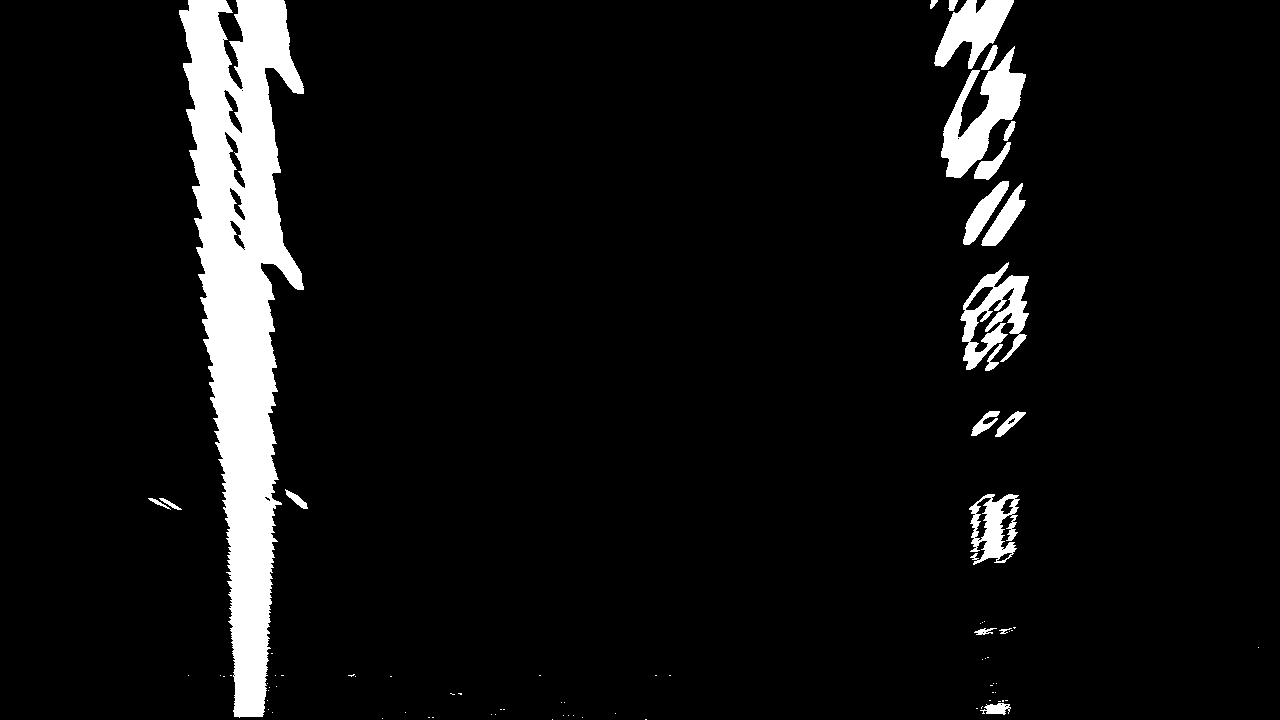
#> input picture out_binary_images/straight_lines1.jpg, 1280 x 720 px, found by its file name
$ python warper.py
#> lines starting #> are read from the running program, lines starting #| are printed output that depends on the picture
import cv2
import numpy as np
import matplotlib.pyplot as plt
import matplotlib.image as mpimg


# https://www.image-map.net/
def rotation_matrix(inv=False):
    # it is possible to cache it for efficiency
    src = np.float32([[210, 718], [601, 448], [680, 446], [1106, 718]])
    dst = np.float32([[250, 720], [250, 0], [1000, 0], [1000, 720]])
    if inv:
        return cv2.getPerspectiveTransform(dst, src)
    else:
        return cv2.getPerspectiveTransform(src, dst)


def warp(image, m):
    return cv2.warpPerspective(image, m, (image.shape[1], image.shape[0]))


def warp_and_sharpen(image, m):
    # sharpening image after warping
    return np.rint(warp(image, m)).astype(int)


if __name__ == '__main__':
    from thresholding import thresholded_binary_image
    src = np.float32([[210, 718], [601, 448], [680, 446], [1106, 718]])
    dst = np.float32([[250, 720], [250, 0], [1000, 0], [1000, 720]])
    img = mpimg.imread('./../test_images/straight_lines1.jpg')
#> img is the input picture: shape (720, 1280, 4) float32; mean R, G, B, A 0.0673, 0.0673, 0.0673, 1
    # gray = cv2.cvtColor(img, cv2.COLOR_RGB2GRAY)
    # thresholded_image = thresholded_binary_image(img)
    m = rotation_matrix()
    # warped_img = warp_and_convert_to_binary(thresholded_binary_image(img), m)
    warped_img = warp(img, m)
#> in warp, `return cv2.warpPerspective(image, m, (image.shape[1], image.shape[0]))`:
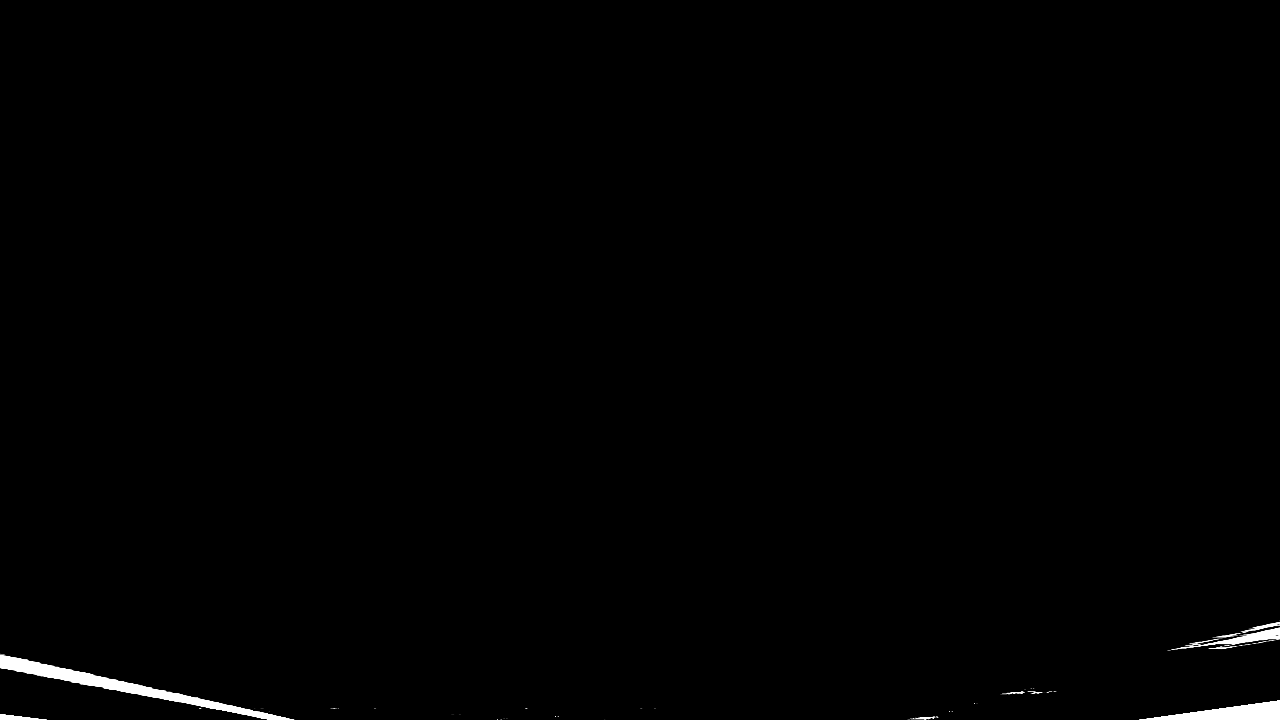
#> returned value: shape (720, 1280, 4) float32; mean of channels 0, 1, 2, 3 0.0041, 0.0041, 0.0041, 0.998; transparent parts drawn white
    cv2.polylines(img, np.int32([src]), True, [255, 0, 0], thickness=3)
    plt.imshow(img, cmap='gray')
    plt.show()
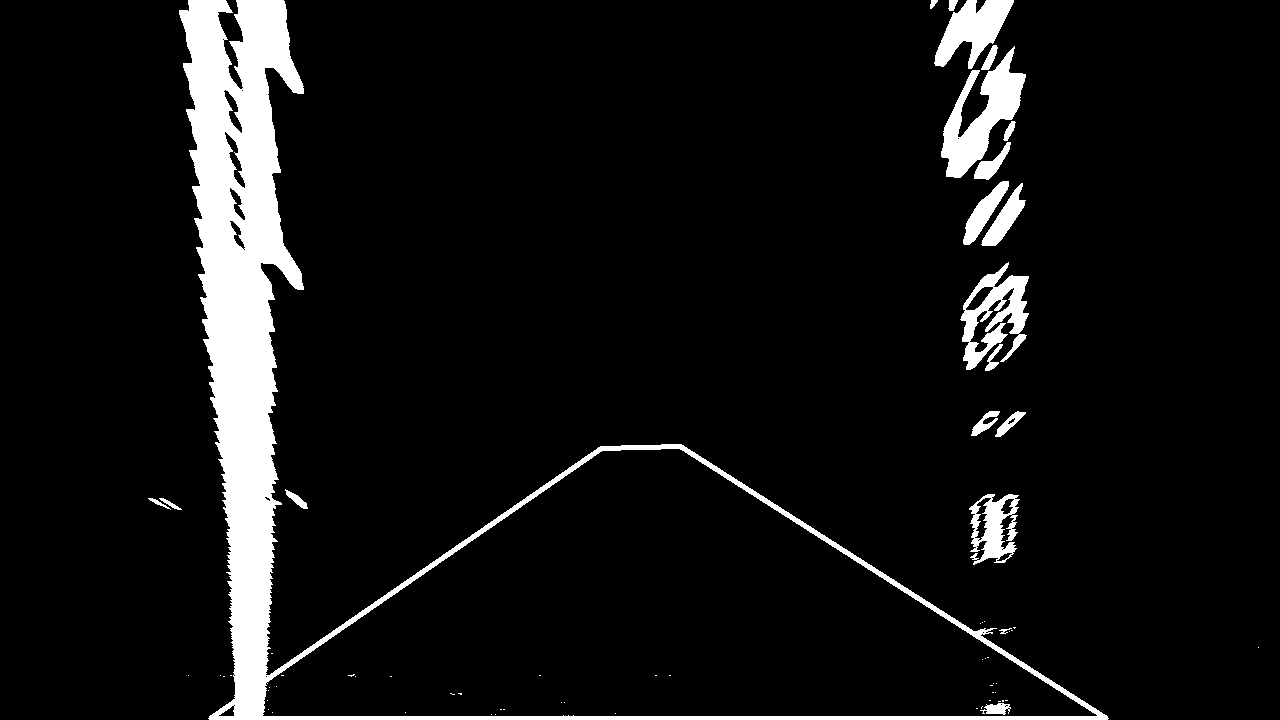
#> shown: shape (720, 1280, 4) float32; mean R, G, B, A 0.0767, 0.067, 0.067, 0.99; transparent parts drawn white
    cv2.polylines(warped_img, np.int32([dst]), True, [255, 0, 0], thickness=3)
    plt.imshow(warped_img, cmap='gray')
    plt.show()
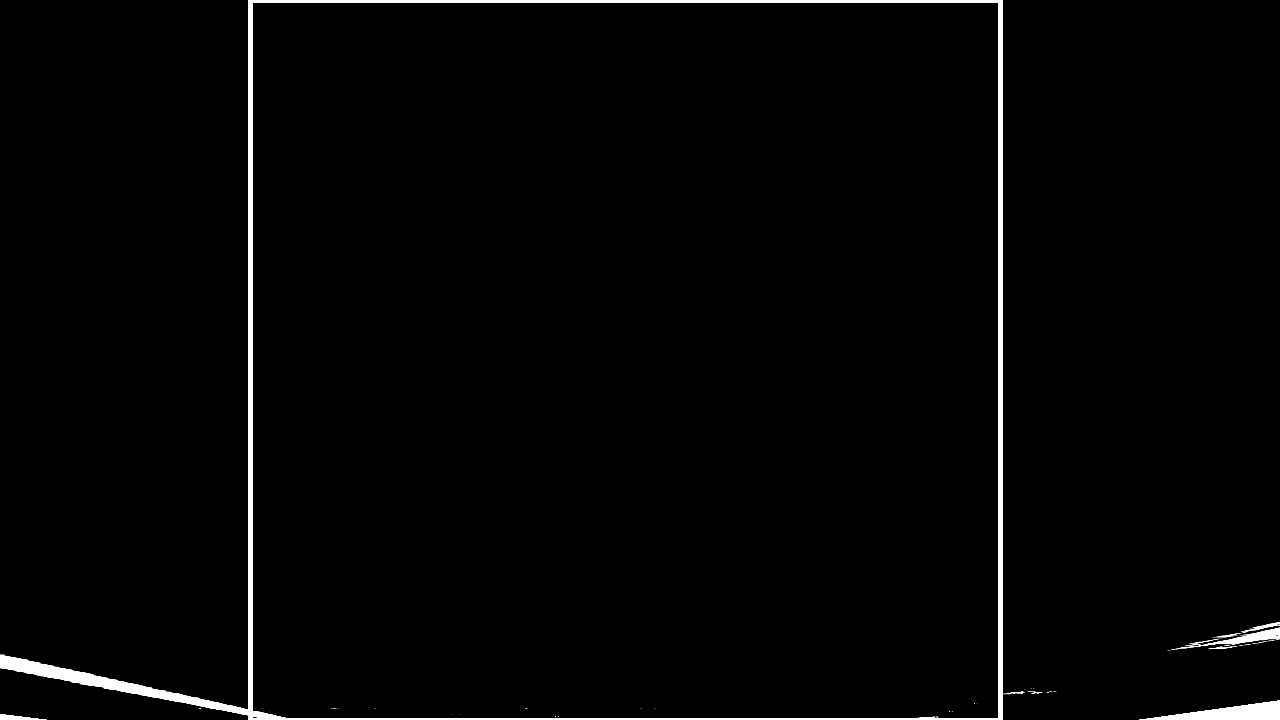
#> shown: shape (720, 1280, 4) float32; mean R, G, B, A 0.0158, 0.00397, 0.00397, 0.986; transparent parts drawn white

$ run again, with out_binary_images/test1.jpg copied over out_binary_images/straight_lines1.jpg
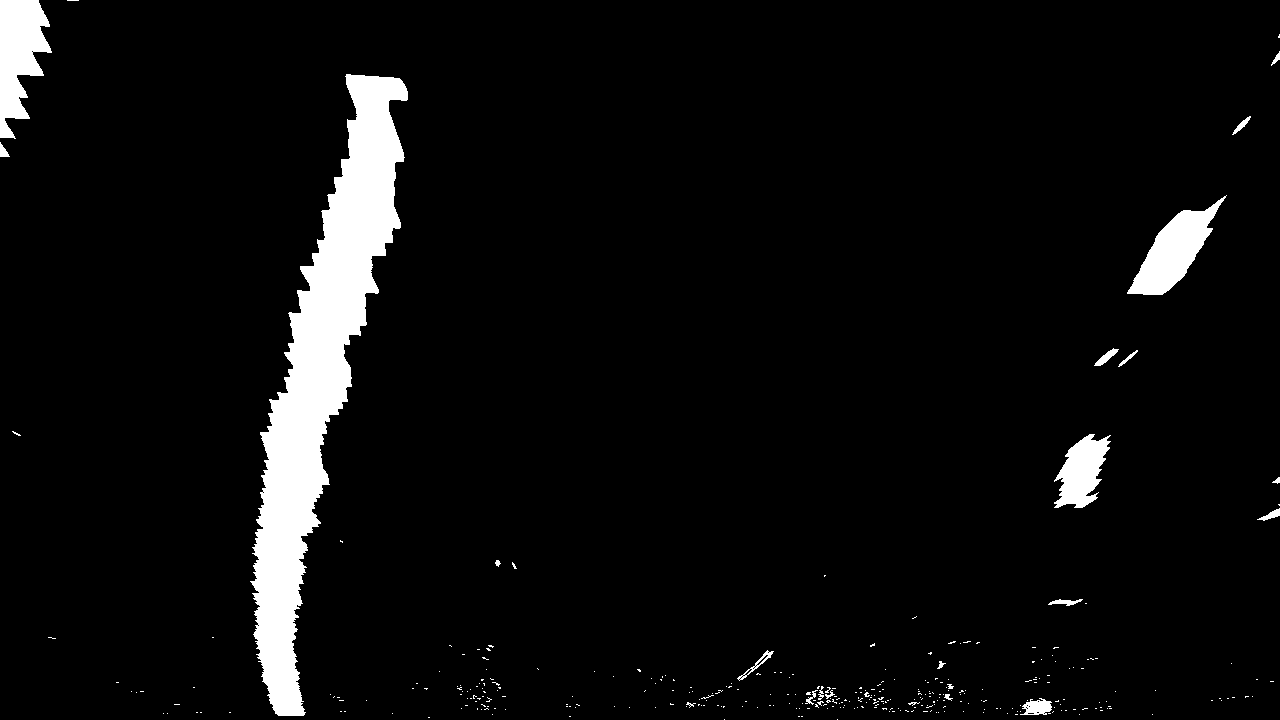
#> input picture out_binary_images/test1.jpg, 1280 x 720 px, found by its file name
#> img is the input picture: shape (720, 1280, 4) float32; mean R, G, B, A 0.0527, 0.0527, 0.0527, 1
#> in warp, `return cv2.warpPerspective(image, m, (image.shape[1], image.shape[0]))`:
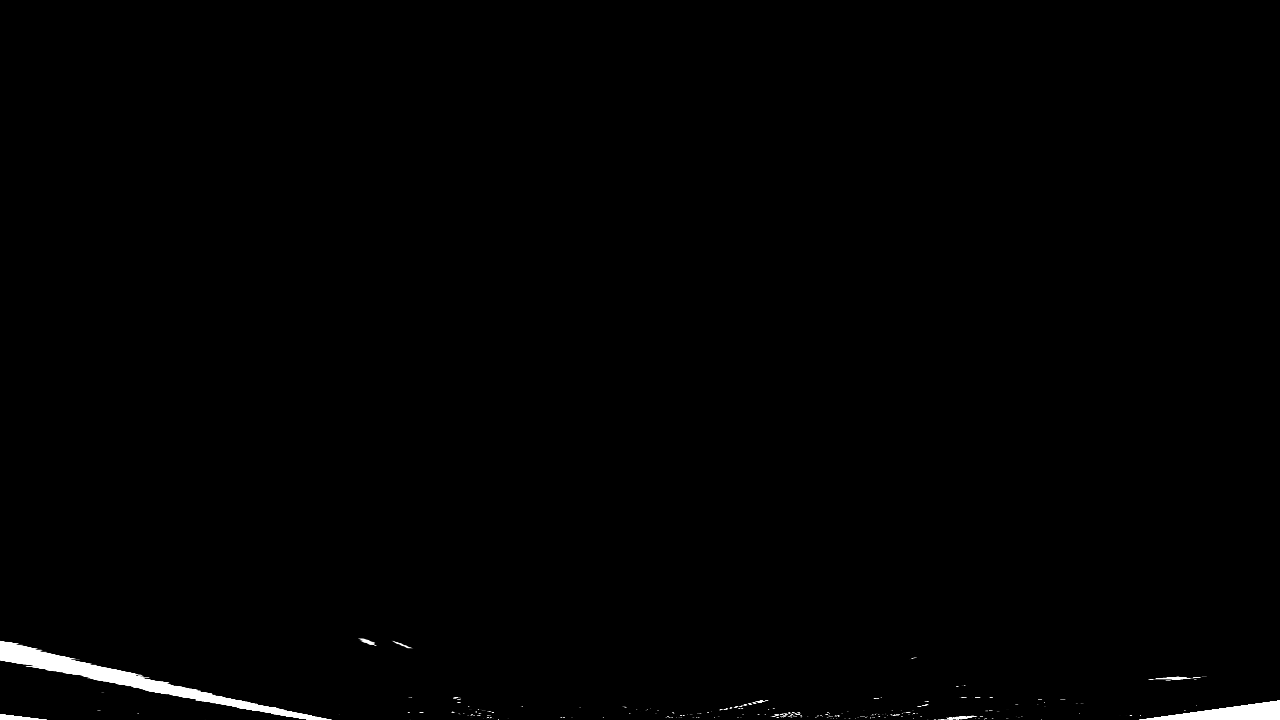
#> returned value: shape (720, 1280, 4) float32; mean of channels 0, 1, 2, 3 0.00484, 0.00484, 0.00484, 0.998; transparent parts drawn white
#> `plt.show()`:
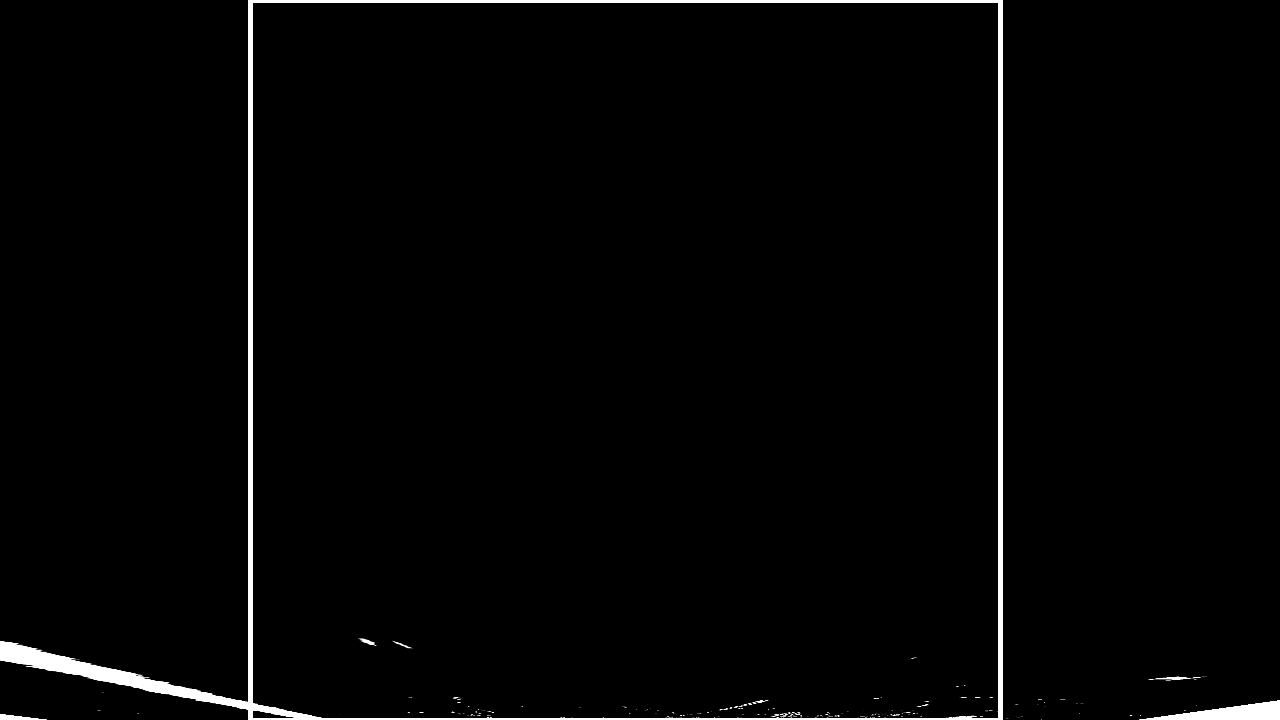
#> shown: shape (720, 1280, 4) float32; mean R, G, B, A 0.0165, 0.00469, 0.00469, 0.986; transparent parts drawn white

$ run again, with out_binary_images/test2.jpg copied over out_binary_images/straight_lines1.jpg
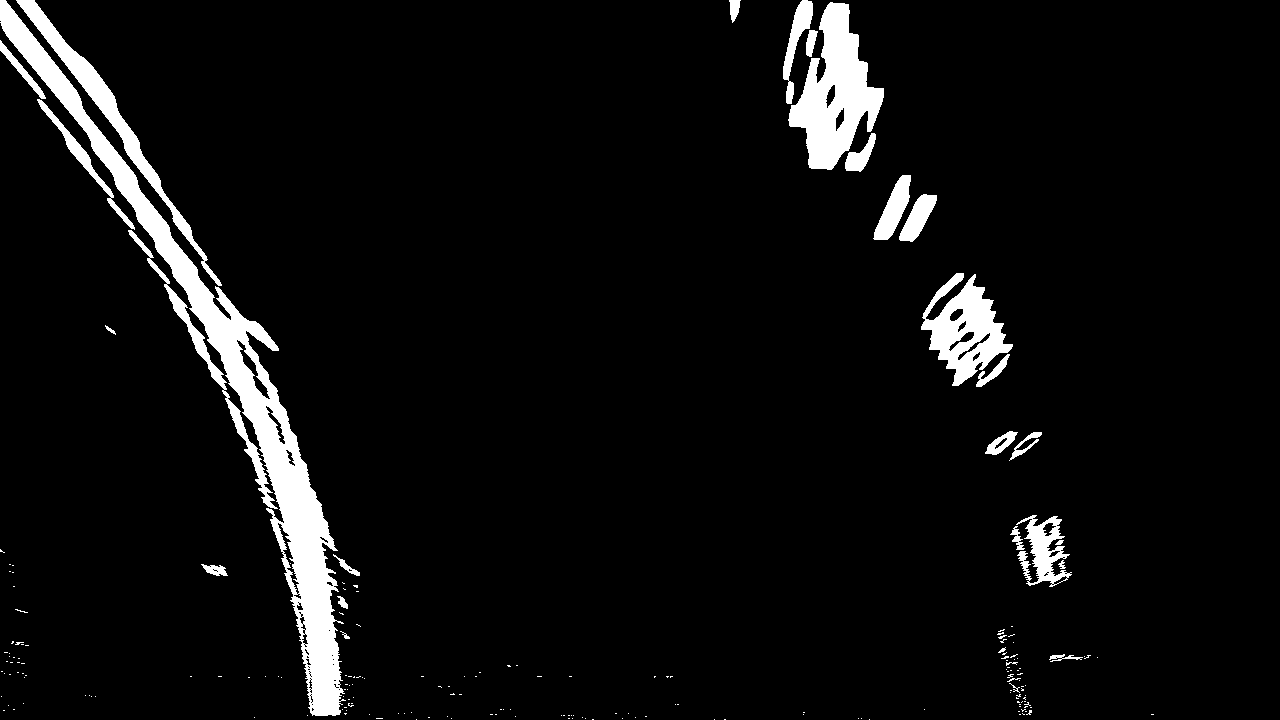
#> input picture out_binary_images/test2.jpg, 1280 x 720 px, found by its file name
#> img is the input picture: shape (720, 1280, 4) float32; mean R, G, B, A 0.0565, 0.0565, 0.0565, 1
#> in warp, `return cv2.warpPerspective(image, m, (image.shape[1], image.shape[0]))`:
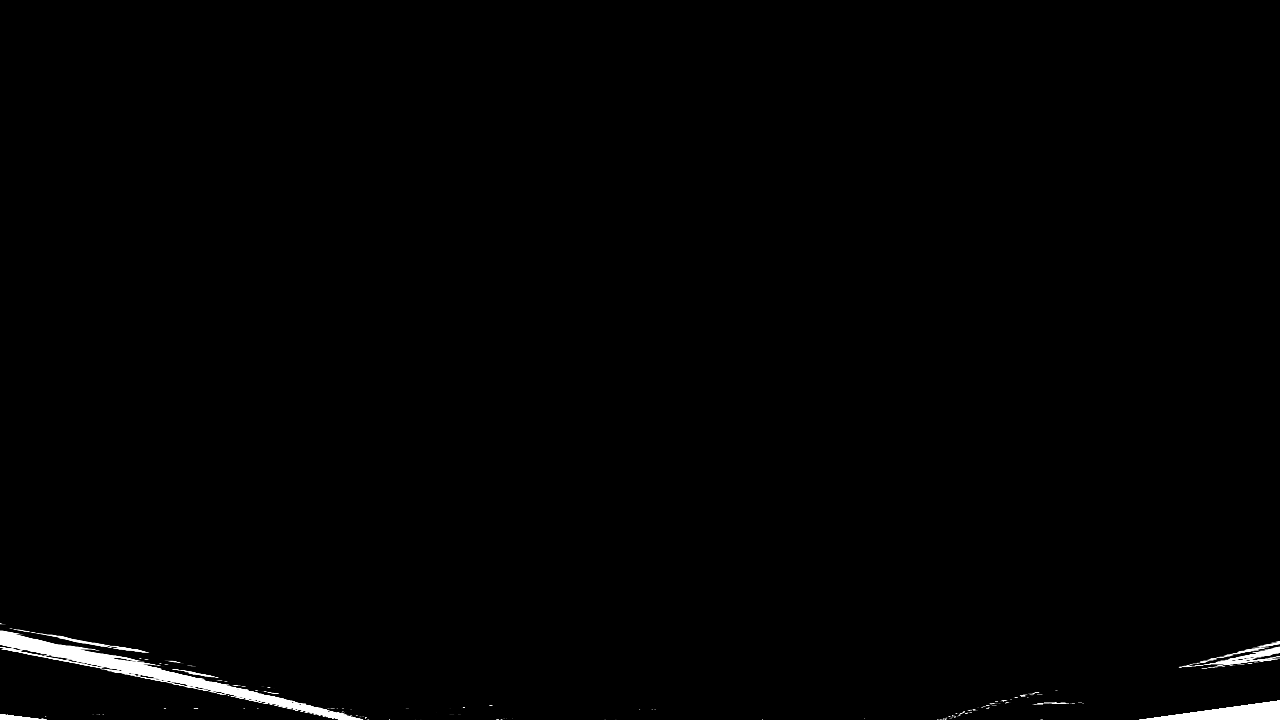
#> returned value: shape (720, 1280, 4) float32; mean of channels 0, 1, 2, 3 0.00609, 0.00609, 0.00609, 0.998; transparent parts drawn white
#> `plt.show()`:
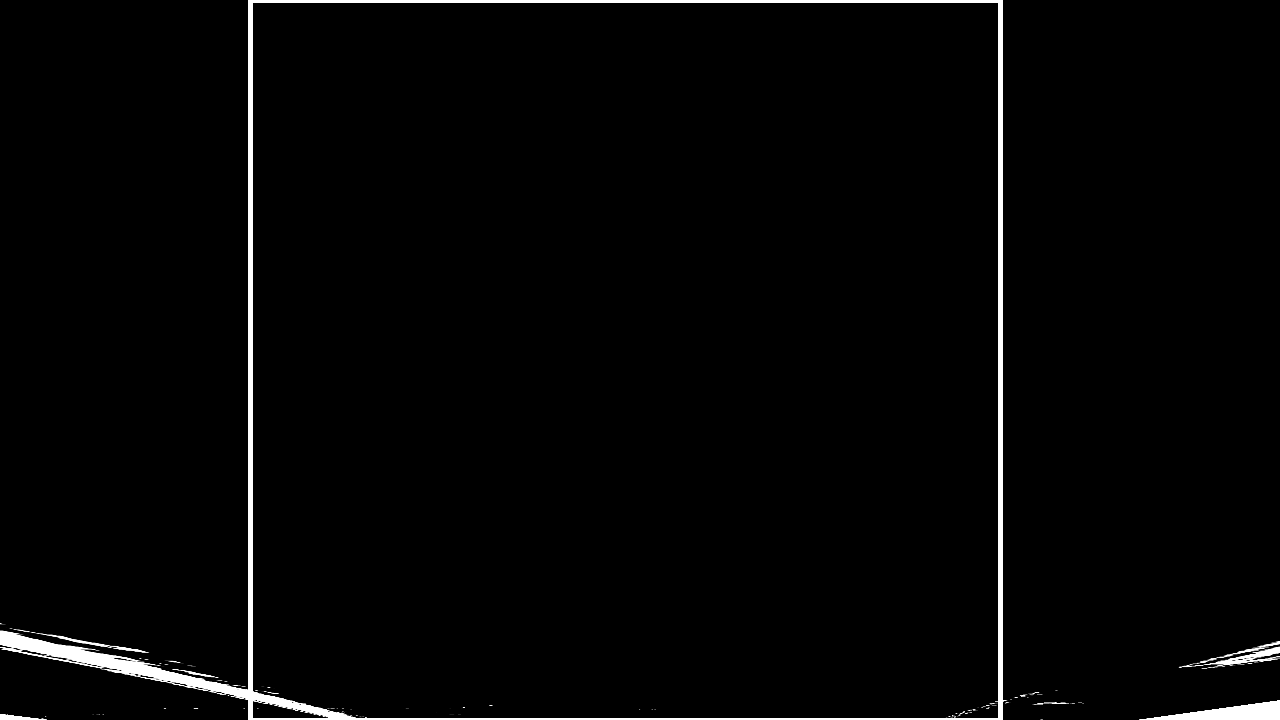
#> shown: shape (720, 1280, 4) float32; mean R, G, B, A 0.0178, 0.00596, 0.00596, 0.986; transparent parts drawn white
